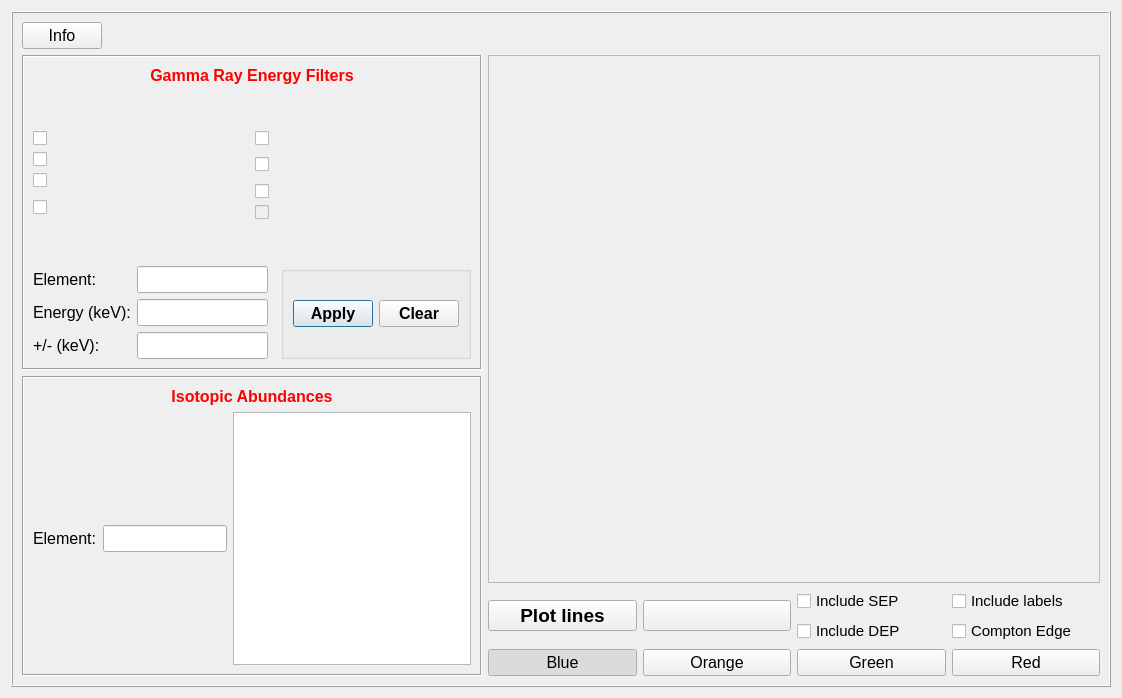
<?xml version="1.0" encoding="UTF-8"?>
<ui version="4.0">
 <class>Dialog</class>
 <widget class="QDialog" name="Dialog">
  <property name="geometry">
   <rect>
    <x>0</x>
    <y>0</y>
    <width>1122</width>
    <height>698</height>
   </rect>
  </property>
  <property name="windowTitle">
   <string>Dialog</string>
  </property>
  <layout class="QGridLayout" name="gridLayout">
   <item row="0" column="0">
    <widget class="QFrame" name="frame">
     <property name="sizePolicy">
      <sizepolicy hsizetype="Preferred" vsizetype="Preferred">
       <horstretch>0</horstretch>
       <verstretch>0</verstretch>
      </sizepolicy>
     </property>
     <property name="frameShape">
      <enum>QFrame::Box</enum>
     </property>
     <property name="frameShadow">
      <enum>QFrame::Raised</enum>
     </property>
     <layout class="QGridLayout" name="gridLayout_9">
      <item row="2" column="0" colspan="3">
       <widget class="QFrame" name="frame_3">
        <property name="maximumSize">
         <size>
          <width>16777215</width>
          <height>16777215</height>
         </size>
        </property>
        <property name="frameShape">
         <enum>QFrame::Box</enum>
        </property>
        <property name="frameShadow">
         <enum>QFrame::Sunken</enum>
        </property>
        <layout class="QGridLayout" name="gridLayout_8">
         <item row="1" column="0">
          <layout class="QGridLayout" name="gridLayout_7">
           <item row="0" column="0">
            <widget class="QLabel" name="label_9">
             <property name="font">
              <font>
               <pointsize>12</pointsize>
              </font>
             </property>
             <property name="text">
              <string>Element:</string>
             </property>
            </widget>
           </item>
           <item row="0" column="1">
            <widget class="QLineEdit" name="edit_element_search">
             <property name="font">
              <font>
               <pointsize>12</pointsize>
              </font>
             </property>
            </widget>
           </item>
          </layout>
         </item>
         <item row="0" column="0" colspan="2">
          <widget class="QLabel" name="label_7">
           <property name="font">
            <font>
             <pointsize>14</pointsize>
            </font>
           </property>
           <property name="text">
            <string>&lt;html&gt;&lt;head/&gt;&lt;body&gt;&lt;p&gt;&lt;span style=&quot; font-size:12pt; font-weight:600; color:#ff0000;&quot;&gt;Isotopic Abundances&lt;/span&gt;&lt;/p&gt;&lt;/body&gt;&lt;/html&gt;</string>
           </property>
           <property name="scaledContents">
            <bool>false</bool>
           </property>
           <property name="alignment">
            <set>Qt::AlignCenter</set>
           </property>
          </widget>
         </item>
         <item row="1" column="1">
          <widget class="QTextBrowser" name="text_search">
           <property name="font">
            <font>
             <pointsize>12</pointsize>
            </font>
           </property>
          </widget>
         </item>
        </layout>
       </widget>
      </item>
      <item row="0" column="0">
       <widget class="QPushButton" name="button_info">
        <property name="font">
         <font>
          <pointsize>12</pointsize>
          <weight>50</weight>
          <bold>false</bold>
         </font>
        </property>
        <property name="focusPolicy">
         <enum>Qt::ClickFocus</enum>
        </property>
        <property name="text">
         <string>Info</string>
        </property>
        <property name="autoDefault">
         <bool>false</bool>
        </property>
       </widget>
      </item>
      <item row="0" column="2" colspan="2">
       <spacer name="horizontalSpacer_2">
        <property name="orientation">
         <enum>Qt::Horizontal</enum>
        </property>
        <property name="sizeHint" stdset="0">
         <size>
          <width>653</width>
          <height>20</height>
         </size>
        </property>
       </spacer>
      </item>
      <item row="0" column="1">
       <spacer name="horizontalSpacer_3">
        <property name="orientation">
         <enum>Qt::Horizontal</enum>
        </property>
        <property name="sizeHint" stdset="0">
         <size>
          <width>371</width>
          <height>20</height>
         </size>
        </property>
       </spacer>
      </item>
      <item row="1" column="3" rowspan="2">
       <layout class="QGridLayout" name="gridLayout_6">
        <property name="sizeConstraint">
         <enum>QLayout::SetNoConstraint</enum>
        </property>
        <item row="1" column="0">
         <layout class="QGridLayout" name="gridLayout_5">
          <property name="sizeConstraint">
           <enum>QLayout::SetNoConstraint</enum>
          </property>
          <item row="3" column="3">
           <widget class="QPushButton" name="button_red">
            <property name="font">
             <font>
              <pointsize>12</pointsize>
             </font>
            </property>
            <property name="cursor">
             <cursorShape>ArrowCursor</cursorShape>
            </property>
            <property name="mouseTracking">
             <bool>false</bool>
            </property>
            <property name="focusPolicy">
             <enum>Qt::NoFocus</enum>
            </property>
            <property name="autoFillBackground">
             <bool>false</bool>
            </property>
            <property name="text">
             <string>Red</string>
            </property>
            <property name="checkable">
             <bool>true</bool>
            </property>
            <property name="autoExclusive">
             <bool>true</bool>
            </property>
            <property name="default">
             <bool>false</bool>
            </property>
            <property name="flat">
             <bool>false</bool>
            </property>
           </widget>
          </item>
          <item row="0" column="2">
           <widget class="QCheckBox" name="checkBox_sep">
            <property name="font">
             <font>
              <pointsize>11</pointsize>
             </font>
            </property>
            <property name="focusPolicy">
             <enum>Qt::NoFocus</enum>
            </property>
            <property name="text">
             <string>Include SEP</string>
            </property>
           </widget>
          </item>
          <item row="0" column="0" rowspan="2">
           <widget class="QPushButton" name="button_plot_vlines">
            <property name="font">
             <font>
              <pointsize>14</pointsize>
              <weight>75</weight>
              <bold>true</bold>
             </font>
            </property>
            <property name="focusPolicy">
             <enum>Qt::NoFocus</enum>
            </property>
            <property name="text">
             <string>Plot lines</string>
            </property>
           </widget>
          </item>
          <item row="3" column="2">
           <widget class="QPushButton" name="button_green">
            <property name="font">
             <font>
              <pointsize>12</pointsize>
             </font>
            </property>
            <property name="focusPolicy">
             <enum>Qt::NoFocus</enum>
            </property>
            <property name="autoFillBackground">
             <bool>false</bool>
            </property>
            <property name="text">
             <string>Green</string>
            </property>
            <property name="checkable">
             <bool>true</bool>
            </property>
            <property name="autoExclusive">
             <bool>true</bool>
            </property>
           </widget>
          </item>
          <item row="1" column="2">
           <widget class="QCheckBox" name="checkBox_dep">
            <property name="font">
             <font>
              <pointsize>11</pointsize>
             </font>
            </property>
            <property name="focusPolicy">
             <enum>Qt::NoFocus</enum>
            </property>
            <property name="text">
             <string>Include DEP</string>
            </property>
           </widget>
          </item>
          <item row="0" column="1" rowspan="2">
           <widget class="QPushButton" name="button_remove_vlines">
            <property name="font">
             <font>
              <pointsize>14</pointsize>
             </font>
            </property>
            <property name="focusPolicy">
             <enum>Qt::NoFocus</enum>
            </property>
           </widget>
          </item>
          <item row="3" column="0">
           <widget class="QPushButton" name="button_blue">
            <property name="font">
             <font>
              <pointsize>12</pointsize>
             </font>
            </property>
            <property name="focusPolicy">
             <enum>Qt::NoFocus</enum>
            </property>
            <property name="autoFillBackground">
             <bool>false</bool>
            </property>
            <property name="text">
             <string>Blue</string>
            </property>
            <property name="checkable">
             <bool>true</bool>
            </property>
            <property name="checked">
             <bool>true</bool>
            </property>
            <property name="autoExclusive">
             <bool>true</bool>
            </property>
           </widget>
          </item>
          <item row="0" column="3">
           <widget class="QCheckBox" name="checkBox_labels">
            <property name="font">
             <font>
              <pointsize>11</pointsize>
             </font>
            </property>
            <property name="focusPolicy">
             <enum>Qt::NoFocus</enum>
            </property>
            <property name="text">
             <string>Include labels</string>
            </property>
           </widget>
          </item>
          <item row="1" column="3">
           <widget class="QCheckBox" name="checkBox_CE">
            <property name="font">
             <font>
              <pointsize>11</pointsize>
             </font>
            </property>
            <property name="focusPolicy">
             <enum>Qt::NoFocus</enum>
            </property>
            <property name="text">
             <string>Compton Edge</string>
            </property>
           </widget>
          </item>
          <item row="3" column="1">
           <widget class="QPushButton" name="button_orange">
            <property name="font">
             <font>
              <pointsize>12</pointsize>
             </font>
            </property>
            <property name="focusPolicy">
             <enum>Qt::NoFocus</enum>
            </property>
            <property name="text">
             <string>Orange</string>
            </property>
            <property name="checkable">
             <bool>true</bool>
            </property>
            <property name="autoExclusive">
             <bool>true</bool>
            </property>
           </widget>
          </item>
         </layout>
        </item>
        <item row="0" column="0">
         <widget class="QScrollArea" name="scrollArea_gammas">
          <property name="sizePolicy">
           <sizepolicy hsizetype="Expanding" vsizetype="Expanding">
            <horstretch>0</horstretch>
            <verstretch>0</verstretch>
           </sizepolicy>
          </property>
          <property name="minimumSize">
           <size>
            <width>300</width>
            <height>0</height>
           </size>
          </property>
          <property name="font">
           <font>
            <family>MS Shell Dlg 2</family>
            <pointsize>10</pointsize>
            <weight>50</weight>
            <italic>false</italic>
            <bold>false</bold>
           </font>
          </property>
          <property name="widgetResizable">
           <bool>true</bool>
          </property>
          <widget class="QWidget" name="scrollAreaWidgetContents">
           <property name="geometry">
            <rect>
             <x>0</x>
             <y>0</y>
             <width>546</width>
             <height>498</height>
            </rect>
           </property>
          </widget>
         </widget>
        </item>
       </layout>
      </item>
      <item row="1" column="0" colspan="3">
       <widget class="QFrame" name="frame_2">
        <property name="maximumSize">
         <size>
          <width>16777215</width>
          <height>16777215</height>
         </size>
        </property>
        <property name="frameShape">
         <enum>QFrame::Box</enum>
        </property>
        <property name="frameShadow">
         <enum>QFrame::Sunken</enum>
        </property>
        <layout class="QGridLayout" name="gridLayout_13">
         <item row="0" column="0">
          <layout class="QGridLayout" name="gridLayout_12">
           <item row="0" column="0">
            <widget class="QLabel" name="label">
             <property name="font">
              <font>
               <pointsize>14</pointsize>
              </font>
             </property>
             <property name="text">
              <string>&lt;html&gt;&lt;head/&gt;&lt;body&gt;&lt;p&gt;&lt;span style=&quot; font-size:12pt; font-weight:600; color:#ff0000;&quot;&gt;Gamma Ray Energy Filters&lt;/span&gt;&lt;/p&gt;&lt;/body&gt;&lt;/html&gt;</string>
             </property>
             <property name="scaledContents">
              <bool>false</bool>
             </property>
             <property name="alignment">
              <set>Qt::AlignCenter</set>
             </property>
            </widget>
           </item>
           <item row="1" column="0">
            <spacer name="verticalSpacer">
             <property name="orientation">
              <enum>Qt::Vertical</enum>
             </property>
             <property name="sizeHint" stdset="0">
              <size>
               <width>20</width>
               <height>40</height>
              </size>
             </property>
            </spacer>
           </item>
          </layout>
         </item>
         <item row="1" column="0">
          <layout class="QGridLayout" name="gridLayout_11">
           <property name="sizeConstraint">
            <enum>QLayout::SetDefaultConstraint</enum>
           </property>
           <item row="0" column="0">
            <layout class="QGridLayout" name="gridLayout_2">
             <item row="0" column="0">
              <widget class="QCheckBox" name="lab_src">
               <property name="enabled">
                <bool>true</bool>
               </property>
               <property name="font">
                <font>
                 <pointsize>12</pointsize>
                </font>
               </property>
               <property name="checkable">
                <bool>true</bool>
               </property>
               <property name="autoExclusive">
                <bool>true</bool>
               </property>
              </widget>
             </item>
             <item row="0" column="1">
              <widget class="QCheckBox" name="neutron_capt_IAEA">
               <property name="enabled">
                <bool>true</bool>
               </property>
               <property name="font">
                <font>
                 <pointsize>12</pointsize>
                </font>
               </property>
               <property name="autoExclusive">
                <bool>true</bool>
               </property>
              </widget>
             </item>
             <item row="1" column="0">
              <widget class="QCheckBox" name="delayed_activation">
               <property name="enabled">
                <bool>true</bool>
               </property>
               <property name="font">
                <font>
                 <pointsize>12</pointsize>
                </font>
               </property>
               <property name="autoExclusive">
                <bool>true</bool>
               </property>
               <property name="tristate">
                <bool>false</bool>
               </property>
              </widget>
             </item>
             <item row="1" column="1" rowspan="2">
              <widget class="QCheckBox" name="neutron_talys">
               <property name="font">
                <font>
                 <pointsize>12</pointsize>
                </font>
               </property>
               <property name="autoExclusive">
                <bool>true</bool>
               </property>
              </widget>
             </item>
             <item row="2" column="0" rowspan="2">
              <widget class="QCheckBox" name="natural_rad">
               <property name="font">
                <font>
                 <pointsize>12</pointsize>
                </font>
               </property>
               <property name="autoExclusive">
                <bool>true</bool>
               </property>
              </widget>
             </item>
             <item row="3" column="1" rowspan="2">
              <widget class="QCheckBox" name="neutron_inl_baghdad">
               <property name="enabled">
                <bool>true</bool>
               </property>
               <property name="font">
                <font>
                 <pointsize>12</pointsize>
                </font>
               </property>
               <property name="autoExclusive">
                <bool>true</bool>
               </property>
               <property name="tristate">
                <bool>false</bool>
               </property>
              </widget>
             </item>
             <item row="4" column="0" rowspan="2">
              <widget class="QCheckBox" name="neutron_capt">
               <property name="font">
                <font>
                 <pointsize>12</pointsize>
                </font>
               </property>
               <property name="autoExclusive">
                <bool>true</bool>
               </property>
              </widget>
             </item>
             <item row="5" column="1">
              <widget class="QCheckBox" name="inl_berkeley">
               <property name="enabled">
                <bool>false</bool>
               </property>
               <property name="font">
                <font>
                 <pointsize>12</pointsize>
                </font>
               </property>
               <property name="autoExclusive">
                <bool>true</bool>
               </property>
              </widget>
             </item>
            </layout>
           </item>
           <item row="2" column="0">
            <layout class="QGridLayout" name="gridLayout_10">
             <item row="0" column="0">
              <layout class="QGridLayout" name="gridLayout_4">
               <item row="0" column="0">
                <widget class="QLabel" name="label_2">
                 <property name="font">
                  <font>
                   <pointsize>12</pointsize>
                  </font>
                 </property>
                 <property name="text">
                  <string>Element:</string>
                 </property>
                </widget>
               </item>
               <item row="0" column="1">
                <widget class="QLineEdit" name="edit_isot">
                 <property name="font">
                  <font>
                   <pointsize>12</pointsize>
                  </font>
                 </property>
                </widget>
               </item>
               <item row="1" column="0">
                <widget class="QLabel" name="label_3">
                 <property name="font">
                  <font>
                   <pointsize>12</pointsize>
                  </font>
                 </property>
                 <property name="text">
                  <string>Energy (keV):</string>
                 </property>
                </widget>
               </item>
               <item row="1" column="1">
                <widget class="QLineEdit" name="edit_energy">
                 <property name="font">
                  <font>
                   <pointsize>12</pointsize>
                  </font>
                 </property>
                </widget>
               </item>
               <item row="2" column="0">
                <widget class="QLabel" name="label_4">
                 <property name="font">
                  <font>
                   <pointsize>12</pointsize>
                  </font>
                 </property>
                 <property name="text">
                  <string>+/- (keV): </string>
                 </property>
                </widget>
               </item>
               <item row="2" column="1">
                <widget class="QLineEdit" name="edit_erange">
                 <property name="font">
                  <font>
                   <pointsize>12</pointsize>
                  </font>
                 </property>
                </widget>
               </item>
              </layout>
             </item>
             <item row="0" column="1">
              <spacer name="horizontalSpacer">
               <property name="orientation">
                <enum>Qt::Horizontal</enum>
               </property>
               <property name="sizeHint" stdset="0">
                <size>
                 <width>18</width>
                 <height>20</height>
                </size>
               </property>
              </spacer>
             </item>
             <item row="0" column="2">
              <widget class="QGroupBox" name="groupBox">
               <property name="font">
                <font>
                 <pointsize>11</pointsize>
                </font>
               </property>
               <property name="autoFillBackground">
                <bool>false</bool>
               </property>
               <property name="title">
                <string/>
               </property>
               <property name="flat">
                <bool>false</bool>
               </property>
               <property name="checkable">
                <bool>false</bool>
               </property>
               <layout class="QGridLayout" name="gridLayout_3">
                <item row="0" column="0">
                 <widget class="QPushButton" name="isotID_button_apply">
                  <property name="font">
                   <font>
                    <pointsize>12</pointsize>
                    <weight>75</weight>
                    <bold>true</bold>
                   </font>
                  </property>
                  <property name="text">
                   <string>Apply</string>
                  </property>
                 </widget>
                </item>
                <item row="0" column="1">
                 <widget class="QPushButton" name="isotID_button_clear">
                  <property name="font">
                   <font>
                    <pointsize>12</pointsize>
                    <weight>75</weight>
                    <bold>true</bold>
                   </font>
                  </property>
                  <property name="focusPolicy">
                   <enum>Qt::NoFocus</enum>
                  </property>
                  <property name="text">
                   <string>Clear</string>
                  </property>
                 </widget>
                </item>
               </layout>
              </widget>
             </item>
            </layout>
           </item>
           <item row="1" column="0">
            <spacer name="verticalSpacer_2">
             <property name="orientation">
              <enum>Qt::Vertical</enum>
             </property>
             <property name="sizeHint" stdset="0">
              <size>
               <width>20</width>
               <height>40</height>
              </size>
             </property>
            </spacer>
           </item>
          </layout>
         </item>
        </layout>
       </widget>
      </item>
     </layout>
    </widget>
   </item>
  </layout>
 </widget>
 <resources/>
 <connections/>
</ui>
